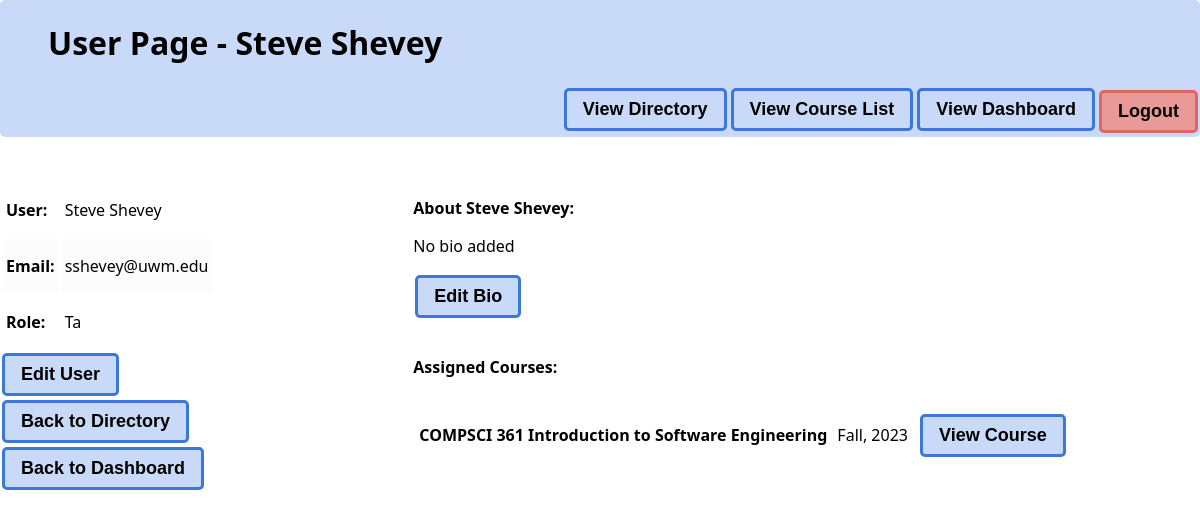
The app's page /userpage/ (signed in) with its own data.
### SchedulingApp/models.py (models this page shows)
class MyUser(models.Model):
    email = models.CharField(max_length=30, default="default@uwm.edu", editable=True)
    password = models.CharField(max_length=20, default="defaultpassword", editable=True)
    firstName = models.CharField(max_length=20, default="defaultfirstname", editable=True)
    lastName = models.CharField(max_length=20, default="defaultlastname", editable=True)
    phoneNumber = models.CharField(max_length=20, default="defaultphonenumber", editable=True)
    streetAddress = models.CharField(max_length=100, default="1234 Main st", editable=True)
    city = models.CharField(max_length=20, default="Milwaukee", editable=True)
    state = models.CharField(max_length=2, default="WI", editable=True)
    zipcode = models.CharField(default="53206",max_length=10, editable=True)
    ROLE_CHOICES = [
        ("admin", "Admin"),
        ("instructor", "Instructor"),
        ("ta", "TA")
    ]
    role = models.CharField(max_length=10, choices=ROLE_CHOICES, default="ad", editable=True)
    bio = models.TextField(default="No bio added.", max_length=500, editable=True)
    def __str__(self):
        return self.firstName + " " + self.lastName

class Course(models.Model):
    name = models.CharField(max_length=100, default="Default Course Name", editable=True)
    DEPARTMENT_CHOICES = [
        "AMLLC", "ACTSCI", "AD LDSP", "AFAS", "AFRIC", "AIS", "ANTHRO", "ARABIC", "ARCH", "ART", "ART ED", "ARTHIST",
        "ASTRON", "ATM SCI", "ATRAIN", "BIO SCI", "BME", "BMS", "BUS ADM", "BUSMGMT", "CELTIC", "CES", "CGS AIS",
        "CGS ANT", "CGS ART", "CGS AST", "CGS BIO", "CGS BUS", "CGS CHE", "CGS CPS", "CGS CTA", "CGS ECO", "CGS EDU",
        "CGS EGR", "CGS ENG", "CGS ESL", "CGS FRE", "CGS GEO", "CGS GER", "CGS GLG", "CGS GSW", "CGS HES", "CGS HIS",
        "CGS INT", "CGS IST", "CGS ITA", "CGS LEA", "CGS LEC", "CGS MAT", "CGS MLG", "CGS MUA", "CGS MUS", "CGS PHI",
        "CGS PHY", "CGS POL", "CGS PSY", "CGS REL", "CGS SOC", "CGS SPA", "CHEM", "CHINESE", "CHS", "CIV ENG",
        "CLASSIC", "COMMUN", "COMPLIT", "COMPSCI", "COMPST", "COMSDIS", "COUNS", "CRM JST", "CURRINS", "DAC", "DANCE",
        "DMI", "EAP", "EAS", "ECON", "ED POL", "ED PSY", "EDUC", "ELECENG", "ENGLISH", "ETHNIC", "EXCEDUC", "FILM",
        "FILMSTD", "FINEART", "FOODBEV", "FRENCH", "FRSHWTR", "GEO SCI", "GEOG", "GERMAN", "GLOBAL", "GRAD", "GREEK",
        "HCA", "HEBREW", "HI", "HIST", "HMONG", "HONORS", "HS", "IEP", "IND ENG", "IND REL", "INFOST", "INTLST",
        "ITALIAN", "JAMS", "JAPAN", "JEWISH", "KIN", "KOREAN", "L&S HUM", "L&S NS", "L&S SS", "LACS", "LACUSL",
        "LATIN", "LATINX", "LGBT", "LIBRLST", "LINGUIS", "MALLT", "MATH", "MATLENG", "MECHENG", "MIL SCI", "MSP",
        "MTHSTAT", "MUS ED", "MUSIC", "MUSPERF", "NEURO", "NONPROF", "NURS", "NUTR", "OCCTHPY", "PEACEST", "PH",
        "PHILOS", "PHYSICS", "POL SCI", "POLISH", "PORTUGS", "PRPP", "PSYCH", "PT", "PUB ADM", "RELIGST", "RUSSIAN",
        "SCNDVST", "SOC WRK", "SOCIOL", "SPANISH", "SPT&REC", "TCH LRN", "THEATRE", "THERREC", "TRNSLTN", "URB STD",
        "URBPLAN", "UWS NSG", "UWX", "WGS"
    ]
    department = models.CharField(max_length=12, default="LATIN", editable=True)
    courseNumber = models.IntegerField(default=123, editable=True)
    Semester_CHOICES = [
        ("spring", "Spring"),
        ("summer", "Summer"),
        ("fall", "Fall"),
        ("winter", "Winter")
    ]
    semester = models.CharField(max_length=6, choices=Semester_CHOICES, default="Spring", editable=True)
    year = models.IntegerField(default=2023, editable=True)
    assignedUser = models.ManyToManyField(MyUser, blank=True)
    def __str__(self):
        return self.department + " " + str(self.courseNumber) + " " + self.name

### SchedulingApp/views.py (the view, shortened to what this page needs)
# urls.py: path('userpage/', UserPage.as_view()),
class UserPage(View):
    def get(self, request):
        if "email" and "role" in request.session:
            if 'selecteduser' in request.session:
                return render(request, "userpage.html",
                      {"user": func_UserAsDict(request.session['selecteduser']),
                       "role": request.session['role'],
                       'ownpage': request.session['selecteduser'] == request.session['email'],
                       'editbio': 'False'})
            else:
                return redirect("/directory/")
        else:
            return redirect("/")

### SchedulingApp/Model_Classes/Template_Dicts_Functions.py (called while the page is built)
def func_AscendingSectionList(section_bin):
    sectionList = []
    for section in section_bin:
        thisdict = {
            "title": section.__str__(),
            "id": section.id,
        }
        sectionList.append(thisdict)
    alphabetical = sorted(sectionList, key=itemgetter('title'))
    return alphabetical

def func_AlphabeticalCourseList(course_bin):
    courseList = []
    for course in course_bin:
        thisdict = {
            "title": course.__str__(),
            "id": course.id,
            "semester": course.semester.capitalize(),
            "year": course.year
        }
        courseList.append(thisdict)
    alphabetical = sorted(courseList, key=itemgetter('title'))
    return alphabetical

### SchedulingApp/models.py (called while the page is built)
    def __str__(self):
        return str(self.sectionNumber) + " " + self.type.capitalize()

### templates/userpage.html (shortened to what this page needs)
<!DOCTYPE html>
{% load static %}
<html lang="en">
<head>
    <link href="{% static 'userpage.css' %}" rel="stylesheet" type="text/css">
</head>
<body id="wrapper">
<div id="navlist">
    <h1>User Page - {{ user.fullname }}</h1>
    <form action="/userpage/" method="post">
        <button type="submit" name="navigation" value="logout" class="redbutton">Logout</button>
    </form>
    <form action="/userpage/" method="post">
        <button type="submit" name="navigation" value="dashboard" class="bluebutton">View Dashboard</button>
    </form>
    <form action="/userpage/" method="post">
        <button type="submit" name="navigation" value="courselist" class="bluebutton">View Course List</button>
    </form>
    <form action="/userpage/" method="post">
        <button type="submit" name="navigation" value="directory" class="bluebutton">View Directory</button>
    </form>
</div>
<br>
<br>
<div class = "grid-container">
    <div class="grid-child">
        <table id="myTable">
            <tr>
                <td class="label">User:</td>
                <td>{{ user.fullname }}</td>
            </tr>
            <tr>
                <td class="label">Email:</td>
                <td>{{ user.email }}</td>
            </tr>
            <tr>
                <td class="label">Role:</td>
                <td>{{ user.role }}</td>
            </tr>
        </table>
        <form action="/userpage/" method="post">
            {% if role == "admin" or ownpage == True %}
            <button type="submit" name="navigation" value="edituser" class="bluebutton">Edit User</button>
            {% endif %}
            <br>
            <button type="submit" name="navigation" value="directory" class="bluebutton">Back to Directory</button>
            <button type="submit" name="navigation" value="dashboard" class="bluebutton">Back to Dashboard</button>
        </form>
    </div>
    <div class ="grid-child">
        {% if editbio == 'False' %}
            <p class="label">About {{ user.fullname }}:</p>
            <p id="bio-text">{{ user.bio|linebreaksbr }}</p>
            {% if ownpage == True %}
                <form action="/userpage/" method="post">
                <button type="submit" name="editbio" value="True" class="bluebutton">Edit Bio</button>
                </form>
            {% endif %}
        {% endif %}
    </div>
    <div class ="grid-child">
        <p class="label">Assigned Courses:</p>
        {% if user.courses == None %}
            {{ user.fullname }} is not in any courses.
        {% else %}
            <table id="myTable">
                {% for course in user.courses %}
                    <tr>
                        <td class="label">{{ course.title }}</td>
                        <td>{{ course.semester }}, {{ course.year }}</td>
                        <td>
                            <form action="/courselist/" method="post">
                                <button type="submit" name="selectedcourse" class="bluebutton" value={{ course.id }}>View Course
                                </button>
                            </form>
                        </td>
                    </tr>
                {% endfor %}
            </table>
        {% endif %}
    </div>
</div>
</body>
</html>

### SchedulingApp/static/userpage.css (style rules this page uses)
html { height: 100%; width: 100%; font-family: system-ui, -apple-system, BlinkMacSystemFont, 'Segoe UI', Roboto, Oxygen, Ubuntu, Cantarell, 'Open Sans', 'Helvetica Neue', sans-serif; }
.label { font-weight: bold; }
.redbutton { background-color: #ea9999; border: 3px solid #e06666; border-radius: 5px; color: black; padding: 8px 16px; text-align: center; display: inline; font-size: 18px; font-weight:bolder; margin: 4px 2px; transition-duration: 0.4s; cursor: pointer; }
.bluebutton { background-color: #c9daf8; border: 3px solid #3c78d8; border-radius: 5px; color: black; padding: 8px 16px; text-align: center; display: inline; font-size: 18px; font-weight:bolder; margin: 2px 2px; transition-duration: 0.4s; cursor: pointer; }
#wrapper { width: auto; height: auto; max-width: 1200px; margin: 0 auto; }
#navlist { padding-left: 4%; margin: 0; overflow: hidden; background-color: #c9daf8; border-radius: 5px; display: block; }
#navlist form { text-align: center; float: right; display: inline; }
#myTable th, td { text-align: left; padding: 16px 4px; }
#myTable tr:nth-child(even) { background-color: #fcfcfc }
.grid-container { display: grid; grid-gap: 20px; grid-template-rows: 2fr 3fr; grid-template-columns: 1fr 2fr; grid-template-areas: "one two" "one three"; }
.grid-child:nth-child(1) { grid-area: one; }
.grid-child:nth-child(2) { grid-area: two; }
.grid-child:nth-child(3) { grid-area: three; }
#bio-text { max-width: 600px; }

### records on screen
MyUser: email "sshevey@uwm.edu", bio "No bio added"
Course: title "COMPSCI 361 Introduction to Software Engineering", semester "Fall", year "2023", {{ course.id }} 2 (drawn)

### other values on screen
{{ user.fullname }} "Steve Shevey"
{{ user.role }} "Ta"
